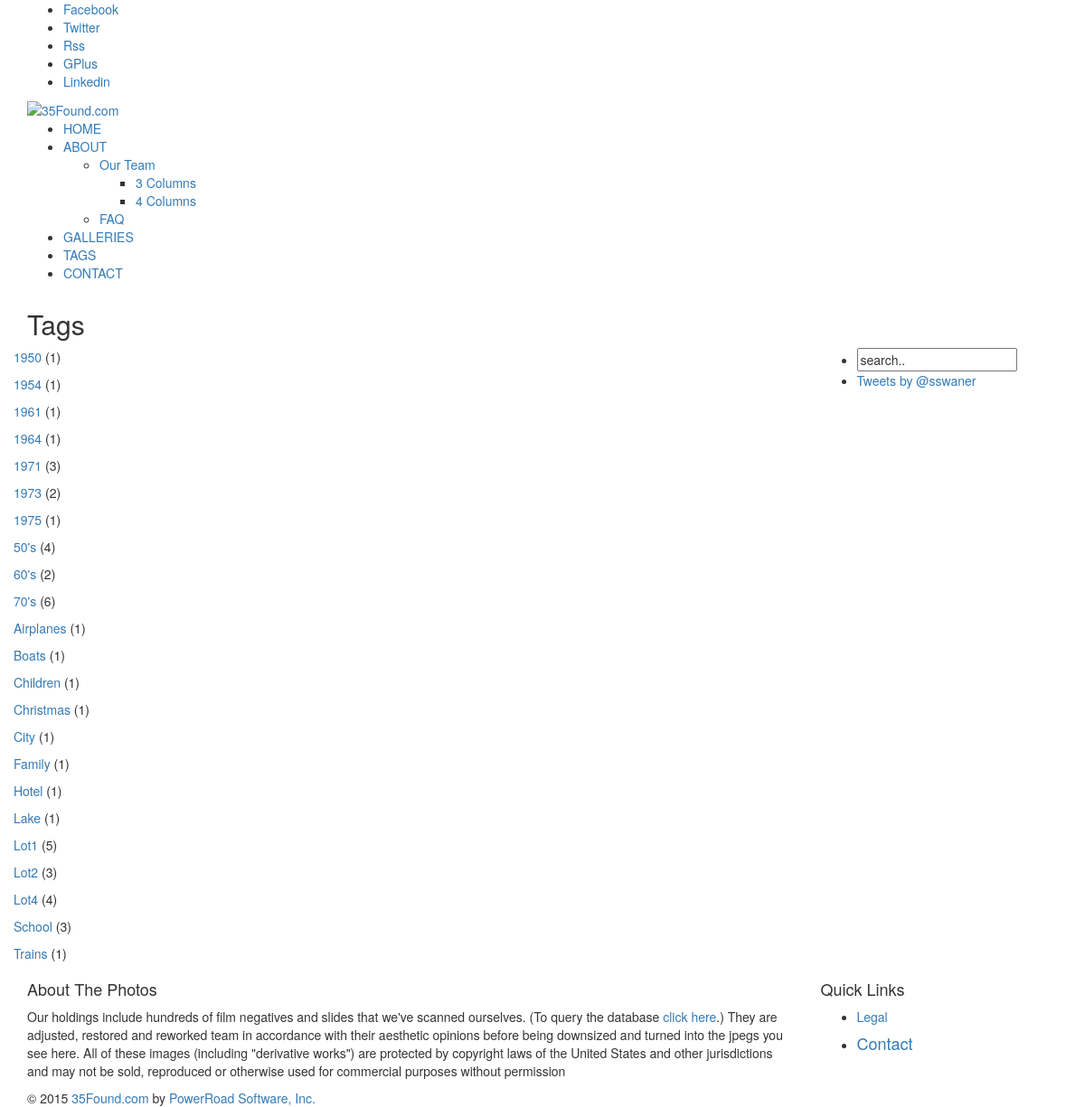
The app's page /tags.html with its own data.
### tables this page shows
CREATE TABLE tag_post (tag varchar(50), post_id int);

### _35found.py (the view)
@app.route('/tags.html')
def list_tags():
	c = conn.cursor()
	c.execute("select tag, count(post_id) from tag_post group by tag order by tag;")
	rows = c.fetchall()
	return render_template("tags.html", tags = rows, current_page = 1, last_page = 1, show_page_control = 0)

### templates/tags.html (shortened to what this page needs)
{% extends "base.html" %}
{% block page_title %}
{% if page_title %}
{{ page_title }}
{% else %}
Tags
{% endif %}
{% endblock %}
{% block content %}
{% for tag in tags %}
  <p><a href="/tags/{{ tag[0] }}.html">{{ tag[0] }}</a> ({{ tag[1]}})</p>
{% endfor %}
{% endblock %}

### records on screen
tag_post: tag "Lot1", post "5"
tag_post: tag "Lot2", post "3"
tag_post: tag "School", post "3"

### other values on screen
{{ tag[0] }} "1950" "1954" "1961" "1964" "1971" "1973" "1975" "50's" "60's" "70's" "Airplanes" "Boats" "Children" "Christmas" "City" "Family" "Hotel" "Lake" "Lot4" "Trains"
{{ tag[1] }} "1" "1" "1" "1" "3" "2" "1" "4" "2" "6" "1" "1" "1" "1" "1" "1" "1" "1" "4" "1"
